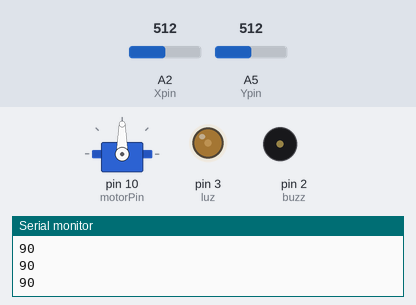
Bench run of a sketch on a simulated Arduino Uno, built with avr-gcc and run on an emulated ATmega328P. Parts: servo, output pins drawn as LEDs (lit = HIGH), buzzer (waves = sounding), the last lines printed to the serial monitor. Inputs (shaded band) come from the test bench; at power-on: A5 (Ypin) = 512, A2 (Xpin) = 512.

Above: at 1.2 s.
1.3 s: A5 (Ypin) set to 501
At 2.5 s:
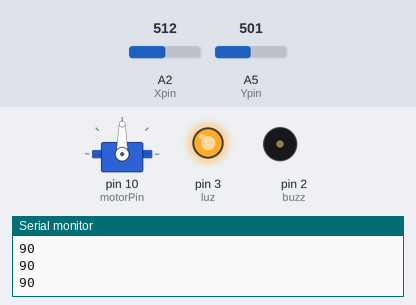
2.8 s: A2 (Xpin) set to 1010
4.3 s: A2 (Xpin) set to 1023
At 5.5 s:
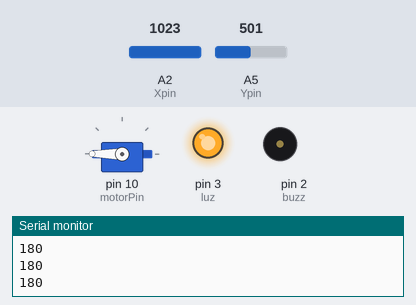
6.0 s: A5 (Ypin) set to 511
At 6.21 s:
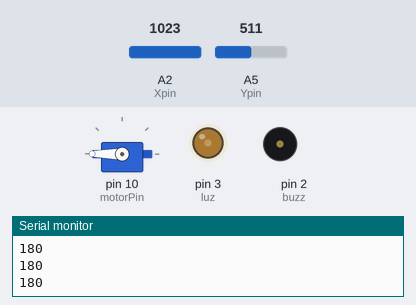
9.0 s: A2 (Xpin) set to 7
12.0 s: A2 (Xpin) set to 4
At 13.5 s:
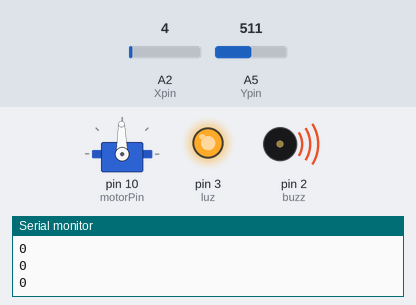
Timing chart, 0 to 15.1 s (numbered marks = the images above; inputs shaded):
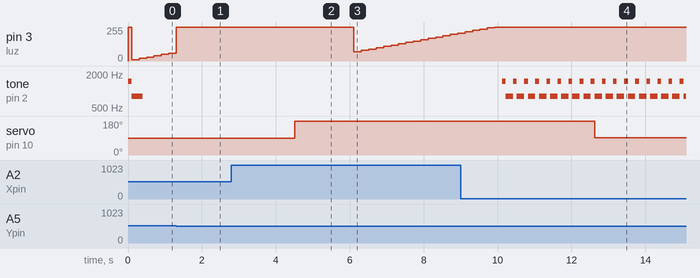

The sketch:

proyecto_more_mermelada.ino
```cpp
#include <Servo.h>
Servo motor;
int motorPin = 10;
int luz = 3;
int Xpin = A2;
int Ypin = A5;
int pin = 3;
int buzz = 2;
int xVal;
int yVal;
int valorpin;
int datosmotor;
int datosYmotor;
int datosviejos;
int estado = 0;
int brillo;
void setup() {
  // put your setup code here, to run once:
  pinMode(Xpin, INPUT);
  pinMode(Ypin, INPUT);
  pinMode(pin, INPUT_PULLUP);
  pinMode(buzz, OUTPUT);
  pinMode(luz, OUTPUT);
  motor.attach(motorPin);
  Serial.begin(9600);
}
void loop() {
  // put your main code here, to run repeatedly:
  xVal = analogRead(Xpin);
  yVal = analogRead(Ypin);
  valorpin = digitalRead(pin);
  ruid(); //buzzer
  datosmotor = map(xVal, 0, 1023, 0, 180);
  datosYmotor = map (yVal, 0, 1023, 0, 255);
  Serial.println(datosmotor);
  //  if (datosmotor < 91) datosmotor = 91; Para que no baje
  if (datosmotor == 180 && datosviejos == 180) {
    if (estado == 0) {
      motor.write(180);
      estado = 1;
    }
  }
  else if (datosmotor == 0 && datosviejos == 0) {
    if (estado == 1) {
      motor.write(91);
      estado = 0;
    }
  }

  if (datosYmotor > 124) {
    brillo += 10;
    if (brillo > 255) brillo = 255;
    analogWrite(luz, brillo);
  } else if (datosYmotor < 124) {
    brillo -= 10;
    if (brillo < 0) brillo = 0;
    analogWrite(luz, brillo);
  }
  datosviejos = datosmotor;
  delay(200);
}
void ruid() {
  int valor = digitalRead(pin);
  if (valor == 0) {
    tone(buzz, 1000, 500);
    tone(buzz, 800, 300);
    //    digitalWrite(luz,HIGH);
  } else if (brillo == 255 || brillo == 0) {
    tone(buzz, 1500, 500);
    delay(100);
    tone(buzz, 800, 300);

  }
}
```

Measured:
- the behaviour switches between 502 and 501 on A5 (Ypin) (found by bisection; images 0 and 1)
- the behaviour switches between 1022 and 1023 on A2 (Xpin) (found by bisection; images 1 and 2)
- the behaviour switches between 6 and 5 on A2 (Xpin) (found by bisection; images 3 and 4)
- after the input at 4.3 s, servo on pin 10 (motorPin): 90° → 180° after 0.21 s
- after the input at 6.0 s, pin 3 (luz): 255/255 → 70/255 after 0.12 s, → 80/255 0.20 s later, → 90/255 0.20 s later, → 100/255 0.20 s later, … (15 changes in this stretch)
- after the input at 12.0 s, servo on pin 10 (motorPin): 180° → 91° after 0.63 s
- by itself, tone on pin 2 (buzz): alternates 1500 Hz for 0.10 s and 800 Hz for 0.20 s
